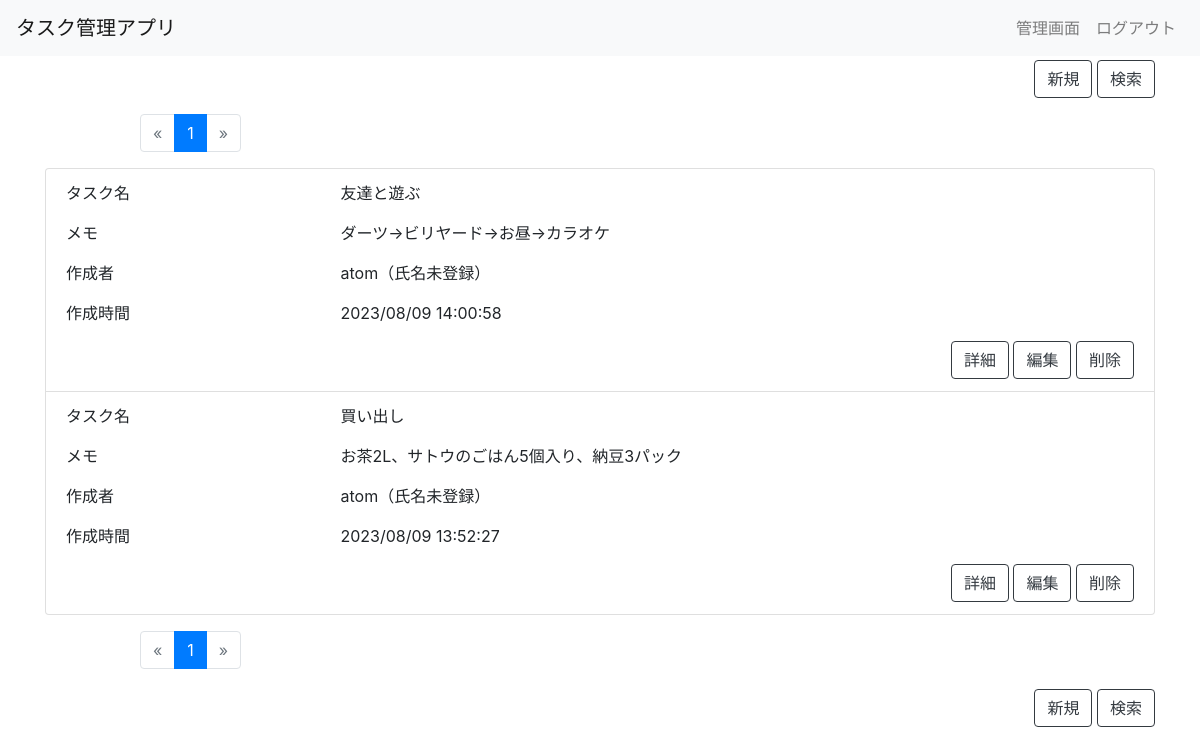
The page / (signed in) on the database its author committed.
### app/models.py (models this page shows, shortened)
class Item(models.Model):
    sample_1 = models.CharField(
        verbose_name='タスク名',
        max_length=20,
        blank=True,
        null=True,
    )
    sample_2 = models.TextField(
        verbose_name='メモ',
        blank=True,
        null=True,
    )
    sample_7 = models.DateField(
        verbose_name='期限',
        blank=True,
        null=True,
    )
    sample_9_choice = (
        (1, '重要'),
        (2, '緊急'),
        (3, '普通'),
    )
    sample_9 = models.IntegerField(
        verbose_name='タスクの重要度',
        choices=sample_9_choice,
        blank=True,
        null=True,
    )
    created_by = models.ForeignKey(
        User,
        verbose_name='作成者',
        blank=True,
        null=True,
        related_name='CreatedBy',
        on_delete=models.SET_NULL,
        editable=False,
    )
    created_at = models.DateTimeField(
        verbose_name='作成時間',
        blank=True,
        null=True,
        editable=False,
    )
    updated_by = models.ForeignKey(
        User,
        verbose_name='更新者',
        blank=True,
        null=True,
        related_name='UpdatedBy',
        on_delete=models.SET_NULL,
        editable=False,
    )
    updated_at = models.DateTimeField(
        verbose_name='更新時間',
        blank=True,
        null=True,
        editable=False,
    )
    class Meta:
        verbose_name = 'タスク管理'
        verbose_name_plural = 'タスク管理'

### users/models.py (models this page shows)
class User(AbstractUser):
    full_name = models.CharField(
        verbose_name='氏名',
        max_length=100,
        blank=True
    )
    is_staff = models.BooleanField(
        _('staff status'),
        default=True,
    )
    def get_full_name(self):
        if self.full_name:
            return self.full_name
        else:
            return self.username + '（氏名未登録）'
    def __str__(self):
        return self.get_full_name()

### app/views.py (the view)
# urls.py: path('', ItemFilterView.as_view(), name='index'),
class ItemFilterView(LoginRequiredMixin, FilterView):
    model = Item
    filterset_class = ItemFilterSet
    strict = False
    paginate_by = 10
    def get(self, request, **kwargs):
        if request.GET:
            request.session['query'] = request.GET
        else:
            request.GET = request.GET.copy()
            if 'query' in request.session.keys():
                for key in request.session['query'].keys():
                    request.GET[key] = request.session['query'][key]
        return super().get(request, **kwargs)
    def get_queryset(self):
        return Item.objects.all().order_by('-created_at')
    def get_context_data(self, *, object_list=None, **kwargs):
        return super().get_context_data(object_list=object_list, **kwargs)

### app/templates/app/item_filter.html (shortened to what this page needs)
{% extends "./_base.html" %}
{% block content %}
    {% load crispy_forms_tags %}
    <div class="container">
        <div class="row">
            <div class="col-12">
                <div class="float-right mt-1">
                    <a class="btn btn-outline-dark" href="{% url 'create' %}">新規</a>
                    <a class="btn btn-outline-dark" data-toggle="modal" data-target="#myModal" href="#">検索</a>
                </div>
            </div>
        </div>
        <div class="row mt-3">
            <div class="col-10 mx-auto">
                {% include "./_pagination.html" %}
            </div>
        </div>
        <div class="row">
            <div class="col-12">
                <ul class="list-group">
                    {% for item in item_list %}
                        <li class="list-group-item">
                            <div class="row">
                                <div class="col-5 col-sm-3">
                                    <p>タスク名</p>
                                </div>
                                <div class="col-7 col-sm-9">
                                    <p>{{ item.sample_1|default_if_none:"未入力" }}</p>
                                </div>
                            </div>
                            <div class="row">
                                <div class="col-5 col-sm-3">
                                    <p>メモ</p>
                                </div>
                                <div class="col-7 col-sm-9">
                                    <p>{{ item.sample_2|default_if_none:"未入力" }}</p>
                                </div>
                            </div>
                            <div class="row">
                                <div class="col-5 col-sm-3">
                                    <p>作成者</p>
                                </div>
                                <div class="col-7 col-sm-9">
                                    <p>{{ item.created_by.get_full_name }}</p>
                                </div>
                            </div>
                            <div class="row">
                                <div class="col-5 col-sm-3">
                                    <p>作成時間</p>
                                </div>
                                <div class="col-7 col-sm-9">
                                    <p>{{ item.created_at|date:"Y/m/d G:i:s" }}</p>
                                </div>
                            </div>
                            <div class="row">
                                <div class="col-12">
                                    <div class="float-right">
                                        <a class="btn btn-outline-dark " href="{% url 'detail' item.pk %}">詳細</a>
                                        <a class="btn btn-outline-dark " href="{% url 'update' item.pk %}">編集</a>
                                        <a class="btn btn-outline-dark " href="{% url 'delete' item.pk %}">削除</a>
                                    </div>
                                </div>
                            </div>
                        </li>
                    {% empty %}
                        <li class="list-group-item">
                            対象のデータがありません
                        </li>
                    {% endfor %}
                </ul>
            </div>
        </div>
        <div class="row mt-3">
            <div class="col-10 mx-auto">
                {% include "./_pagination.html" %}
            </div>
        </div>
        <div class="row">
            <div class="col-12">
                <div class="float-right mt-1 mb-3">
                    <a class="btn btn-outline-dark" href="{% url 'create' %}">新規</a>
                    <a class="btn btn-outline-dark" data-toggle="modal" data-target="#myModal" href="#">検索</a>
                </div>
            </div>
        </div>
    </div>
{% endblock %}

### app/templates/app/_base.html (shortened to what this page needs)
{% load static %}
<!DOCTYPE html>
<html lang="ja">
<head>
    <link href="https://maxcdn.bootstrapcdn.com/bootstrap/4.0.0/css/bootstrap.min.css" rel="stylesheet"
>
    <link rel="stylesheet"
          href="https://cdnjs.cloudflare.com/ajax/libs/bootstrap-datepicker/1.8.0/css/bootstrap-datepicker.min.css">
    <link href="{% static "app/css/app.css" %}" rel="stylesheet">
</head>
<body>
<nav class="navbar navbar-expand-md navbar-light bg-light ">
    <a class="navbar-brand" href="#">タスク管理アプリ</a>
    <div class="collapse navbar-collapse justify-content-end" id="Navber">
        <ul class="navbar-nav">
            <li class="nav-item">
                <a class="nav-link" href="{% url 'admin:index' %}">管理画面</a>
            </li>
        </ul>
        <ul class="navbar-nav">
            <li class="nav-item">
                <a class="nav-link" href="{% url 'admin:logout' %}">ログアウト</a>
            </li>
        </ul>
    </div>
</nav>
{% block content %}
{% endblock %}
</body>
</html>

### app/templates/app/_pagination.html (shortened to what this page needs)
{% load item_extras %}
<ul class="pagination">
    {% if page_obj.has_previous %}
        <li class="page-item pagination-prev">
            <a class="page-link" href="?{% url_replace request 'page' page_obj.previous_page_number %}">&laquo;</a>
        </li>
    {% else %}
        <li class="disabled page-item pagination-next">
            <span class="page-link">&laquo;</span>
        </li>
    {% endif %}
    {% for page in page_obj.paginator.page_range %}
        {% if page %}
            {% ifequal page page_obj.number %}
                <li class="active page-item">
                    <span class="page-link">{{ page }}
                    </span>
                </li>
            {% else %}
                <li class="page-item">
                    <a class="page-link" href="?{% url_replace request 'page' page %}">{{ page }}</a>
                </li>
            {% endifequal %}
        {% endif %}
    {% endfor %}
    {% if page_obj.has_next %}
        <li class="page-item pagination-next">
            <a class="page-link" href="?{% url_replace request 'page' page_obj.next_page_number %}">&raquo;</a>
        </li>
    {% else %}
        <li class="disabled page-item pagination-next">
            <span class="page-link ">&raquo;</span>
        </li>
    {% endif %}
</ul>

### rows shown on the page
Item: sample_1 "友達と遊ぶ", sample_2 "ダーツ→ビリヤード→お昼→カラオケ", created_by.get_full_name "atom（氏名未登録）", created_at "2023/08/09 14:00:58"
Item: sample_1 "買い出し", sample_2 "お茶2L、サトウのごはん5個入り、納豆3パック", created_by.get_full_name "atom（氏名未登録）", created_at "2023/08/09 13:52:27"

### other values the page prints
{{ page }} "1" "1"
